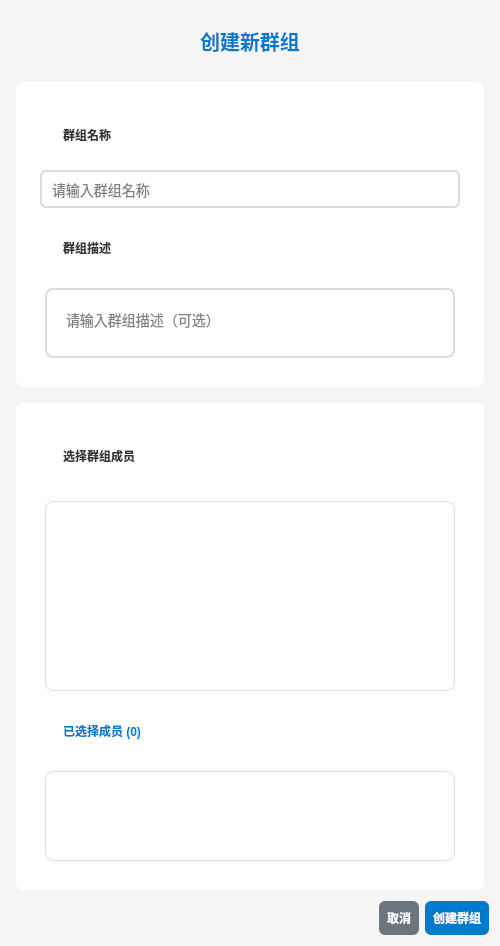
<?xml version="1.0" encoding="UTF-8"?>
<ui version="4.0">
 <class>CreateGroupDialog</class>
 <widget class="QDialog" name="CreateGroupDialog">
  <property name="geometry">
   <rect>
    <x>0</x>
    <y>0</y>
    <width>500</width>
    <height>600</height>
   </rect>
  </property>
  <property name="windowTitle">
   <string>创建群组</string>
  </property>
  <property name="styleSheet">
   <string>QDialog {
    background-color: #f5f5f5;
    font-family: 'Microsoft YaHei', Arial, sans-serif;
}

QLabel {
    color: #333;
}

QPushButton {
    background-color: #007acc;
    color: white;
    border: none;
    border-radius: 6px;
    padding: 8px;
    font-weight: bold;
}

QPushButton:hover {
    background-color: #005999;
}

QPushButton:pressed {
    background-color: #004d7a;
}

QLineEdit, QTextEdit {
    border: 2px solid #ddd;
    border-radius: 6px;
    padding: 8px;
    font-size: 14px;
    background-color: white;
}

QLineEdit:focus, QTextEdit:focus {
    border-color: #007acc;
}

QListWidget {
    background-color: white;
    border: 1px solid #ddd;
    border-radius: 5px;
}

QListWidget::item {
    padding: 5px;
    border-bottom: 1px solid #eee;
}

QCheckBox::indicator:checked {
    background-color: #007acc;
}</string>
  </property>
  <layout class="QVBoxLayout" name="verticalLayout">
   <item>
    <widget class="QLabel" name="titleLabel">
     <property name="text">
      <string>创建新群组</string>
     </property>
     <property name="alignment">
      <set>Qt::AlignCenter</set>
     </property>
     <property name="styleSheet">
      <string>font-size: 20px; font-weight: bold; color: #007acc; padding: 15px;</string>
     </property>
    </widget>
   </item>
   <item>
    <widget class="QFrame" name="groupInfoFrame">
     <property name="frameShape">
      <enum>QFrame::StyledPanel</enum>
     </property>
     <property name="styleSheet">
      <string>QFrame {
    background-color: white;
    border-radius: 8px;
    padding: 15px;
    margin: 5px;
}</string>
     </property>
     <layout class="QVBoxLayout" name="groupInfoLayout">
      <item>
       <widget class="QLabel" name="groupNameLabel">
        <property name="text">
         <string>群组名称</string>
        </property>
        <property name="styleSheet">
         <string>font-weight: bold; margin-bottom: 5px;</string>
        </property>
       </widget>
      </item>
      <item>
       <widget class="QLineEdit" name="groupNameEdit">
        <property name="placeholderText">
         <string>请输入群组名称</string>
        </property>
       </widget>
      </item>
      <item>
       <widget class="QLabel" name="groupDescLabel">
        <property name="text">
         <string>群组描述</string>
        </property>
        <property name="styleSheet">
         <string>font-weight: bold; margin-bottom: 5px; margin-top: 10px;</string>
        </property>
       </widget>
      </item>
      <item>
       <widget class="QTextEdit" name="groupDescEdit">
        <property name="maximumSize">
         <size>
          <width>16777215</width>
          <height>80</height>
         </size>
        </property>
        <property name="placeholderText">
         <string>请输入群组描述（可选）</string>
        </property>
       </widget>
      </item>
     </layout>
    </widget>
   </item>
   <item>
    <widget class="QFrame" name="membersFrame">
     <property name="frameShape">
      <enum>QFrame::StyledPanel</enum>
     </property>
     <property name="styleSheet">
      <string>QFrame {
    background-color: white;
    border-radius: 8px;
    padding: 15px;
    margin: 5px;
}</string>
     </property>
     <layout class="QVBoxLayout" name="membersLayout">
      <item>
       <widget class="QLabel" name="membersLabel">
        <property name="text">
         <string>选择群组成员</string>
        </property>
        <property name="styleSheet">
         <string>font-weight: bold; margin-bottom: 10px;</string>
        </property>
       </widget>
      </item>       <item>
        <widget class="QListWidget" name="contactsListWidget">
         <property name="minimumSize">
          <size>
           <width>0</width>
           <height>200</height>
          </size>
         </property>
        </widget>
       </item>
      <item>
       <widget class="QLabel" name="selectedMembersLabel">
        <property name="text">
         <string>已选择成员 (0)</string>
        </property>
        <property name="styleSheet">
         <string>font-weight: bold; color: #007acc;</string>
        </property>
       </widget>
      </item>
      <item>
       <widget class="QListWidget" name="selectedMembersListWidget">
        <property name="maximumSize">
         <size>
          <width>16777215</width>
          <height>100</height>
         </size>
        </property>
       </widget>
      </item>
     </layout>
    </widget>
   </item>
   <item>
    <layout class="QHBoxLayout" name="buttonLayout">
     <item>
      <spacer name="buttonSpacer">
       <property name="orientation">
        <enum>Qt::Horizontal</enum>
       </property>
       <property name="sizeHint" stdset="0">
        <size>
         <width>40</width>
         <height>20</height>
        </size>
       </property>
      </spacer>
     </item>
     <item>
      <widget class="QPushButton" name="cancelButton">
       <property name="text">
        <string>取消</string>
       </property>
       <property name="styleSheet">
        <string>background-color: #6c757d;</string>
       </property>
      </widget>
     </item>
     <item>
      <widget class="QPushButton" name="createButton">
       <property name="text">
        <string>创建群组</string>
       </property>
      </widget>
     </item>
    </layout>
   </item>
  </layout>
 </widget>
 <resources/>
 <connections/>
</ui>
